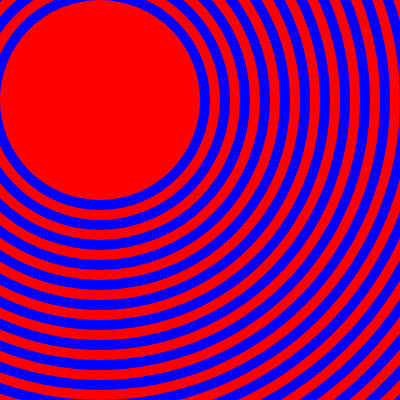
Frame 1 (no input)
Frame 60 (no input): identical to frame 1, image omitted
Frame 120 (the mouse pressed at the canvas centre since frame 60): identical to frame 1, image omitted

The p5.js sketch that drew this single still picture (run headless with seeded random() and noise() and a simulated clock; from frame 60 on, the mouse is pressed at the canvas centre):

// p5.js sketch
// ── sketch.js
let colArr = ['#0000ff','#ff0000'];

function setup() {
  createCanvas(400, 400);
  console.log(colArr)
}

function draw() {
  background(220);
  noStroke()
  // for(i=0;i<colArr.length; i++){
  //   fill(colArr[i])
  //   circle(40+i*40,100,20)
  // } 
  
  for(i=100;i>=10; i--){
    if(i%2==0){
      fill(255,0,0)
    } else {
      fill(0,0,255)
    }
    circle(100,100,20*i)
  }
}
